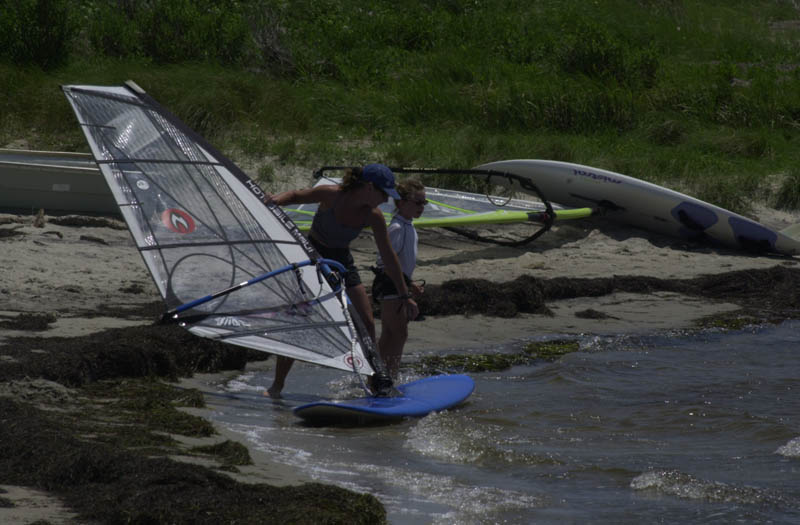
#> input picture 0514/img1.jpg, 800 x 525 px
$ python p14_HLS.py
#> lines starting #> are read from the running program, lines starting #| are printed output that depends on the picture
# -*- coding: utf-8 -*-
import numpy as np
import cv2

image = cv2.imread('img1.jpg',cv2.IMREAD_COLOR)
#> image is the input picture: shape (525, 800, 3); mean B, G, R 51.6, 58.1, 54.5

#顯示原圖
cv2.imshow("image",image)
#圖像歸一化，轉換成浮點數
fImg = image.astype(np.float32)
fImg = fImg/255.0
#顏色空間轉換
hlsImg = cv2.cvtColor(fImg,cv2.COLOR_BGR2HLS)
#> hlsImg: shape (525, 800, 3) float32; mean of channels 0, 1, 2 123.9, 0.2, 0.2
l = 100
s = 100
MAX_VALUE = 100
cv2.namedWindow("l and s",cv2.WINDOW_AUTOSIZE)

def nothing(*arg):
    pass

cv2.createTrackbar("l","l and s",l,MAX_VALUE,nothing)
cv2.createTrackbar("s","l and s",s,MAX_VALUE,nothing)
#調整飽和度和亮度後的效果
lsImg = np.zeros(image.shape,np.float32)
#調整飽和度和亮度
while True:  #複製
    hlsCopy = np.copy(hlsImg)
    #得到 l 和 s 的值
    l = cv2.getTrackbarPos('l', 'l and s')
    s = cv2.getTrackbarPos('s', 'l and s')
    #調整飽和度和亮度的控制項（線性變換）
    hlsCopy[:,:,1] = (1.0+l/float(MAX_VALUE))*hlsCopy[:,:,1]
#> hlsCopy: shape (525, 800, 3) float32; mean of channels 0, 1, 2 123.9, 0.4, 0.2
    hlsCopy[:,:,1][hlsCopy[:,:,1]>1] = 1
#> hlsCopy: shape (525, 800, 3) float32; mean of channels 0, 1, 2 123.9, 0.4, 0.2
    hlsCopy[:,:,2] = (1.0+s/float(MAX_VALUE))*hlsCopy[:,:,2]
#> hlsCopy: shape (525, 800, 3) float32; mean of channels 0, 1, 2 123.9, 0.4, 0.4
    hlsCopy[:,:,2][hlsCopy[:,:,2]>1] = 1
#> hlsCopy: shape (525, 800, 3) float32; mean of channels 0, 1, 2 123.9, 0.4, 0.3
    # HLS2BGR
    lsImg = cv2.cvtColor(hlsCopy,cv2.COLOR_HLS2BGR)
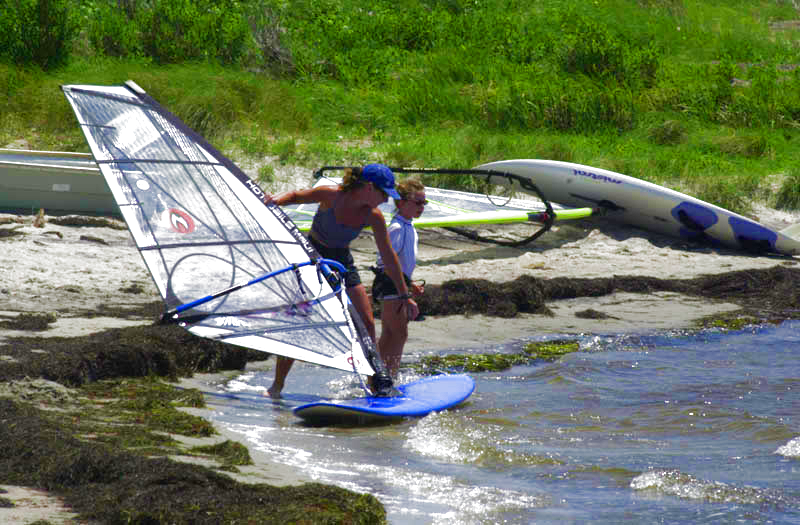
#> lsImg: shape (525, 800, 3) float32; mean B, G, R 0.373, 0.476, 0.429
    #顯示調整後的效果
    cv2.imshow("l and s",lsImg)
    #儲存結果
    lsImg = lsImg*255
    lsImg = lsImg.astype(np.uint8)
    cv2.imwrite("lsImg.jpg",lsImg)
    ch = cv2.waitKey(5) #Esc key to stop
#> (key Esc is pressed here)
    if ch == 27:
        break
cv2.destroyAllWindows()


$ run again, with 0514/img2.jpg copied over 0514/img1.jpg
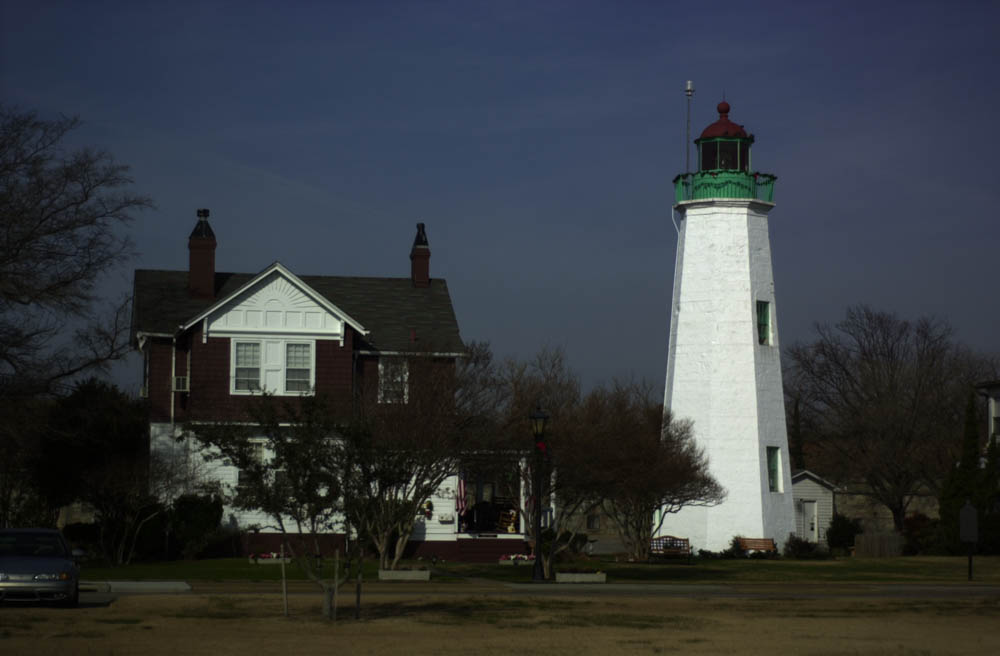
#> input picture 0514/img2.jpg, 1000 x 656 px
#> image is the input picture: shape (656, 1000, 3); mean B, G, R 62.7, 58.2, 53.7
#> hlsImg: shape (656, 1000, 3) float32; mean of channels 0, 1, 2 141.8, 0.2, 0.2
#> `lsImg = cv2.cvtColor(hlsCopy,cv2.COLOR_HLS2BGR)`:
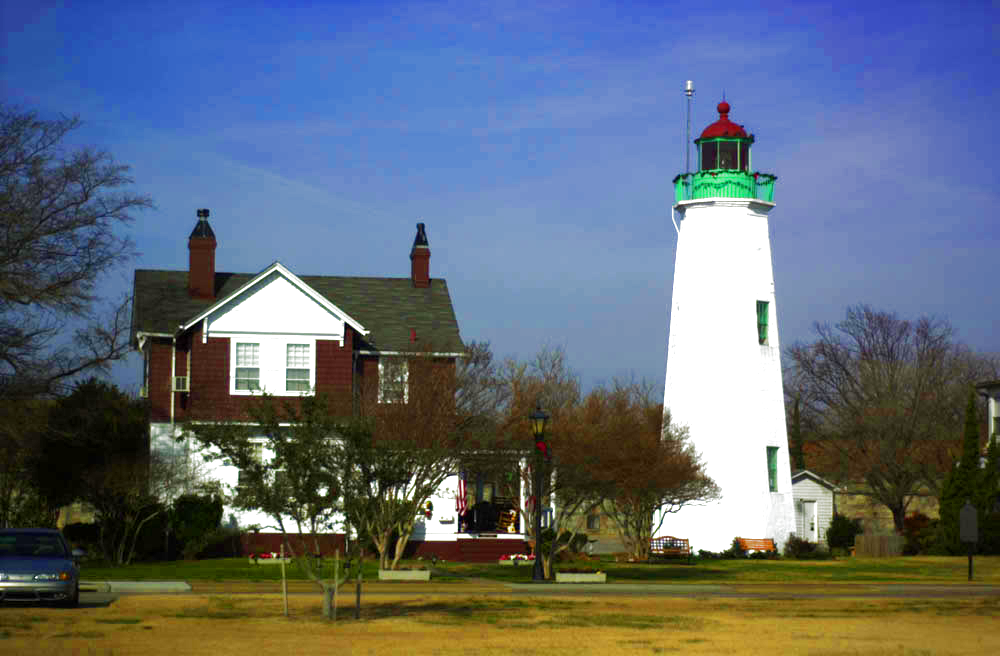
#> lsImg: shape (656, 1000, 3) float32; mean B, G, R 0.477, 0.424, 0.38
